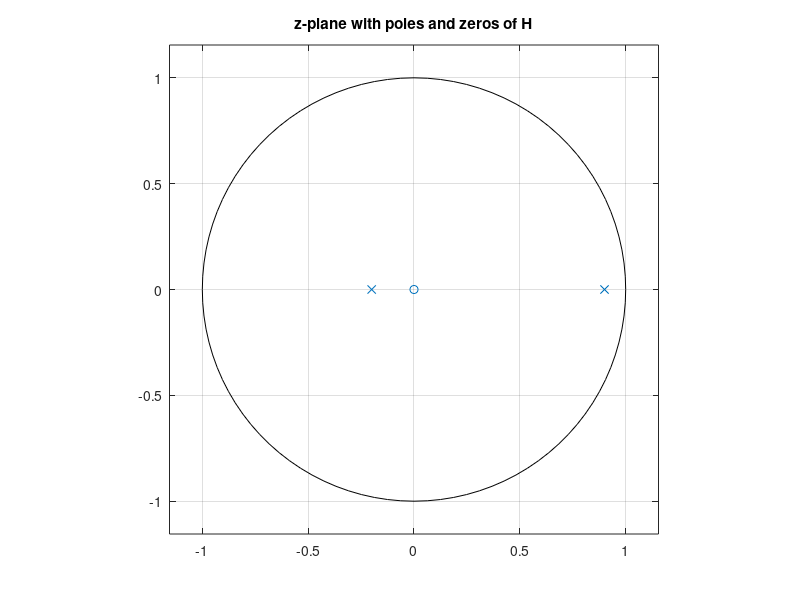
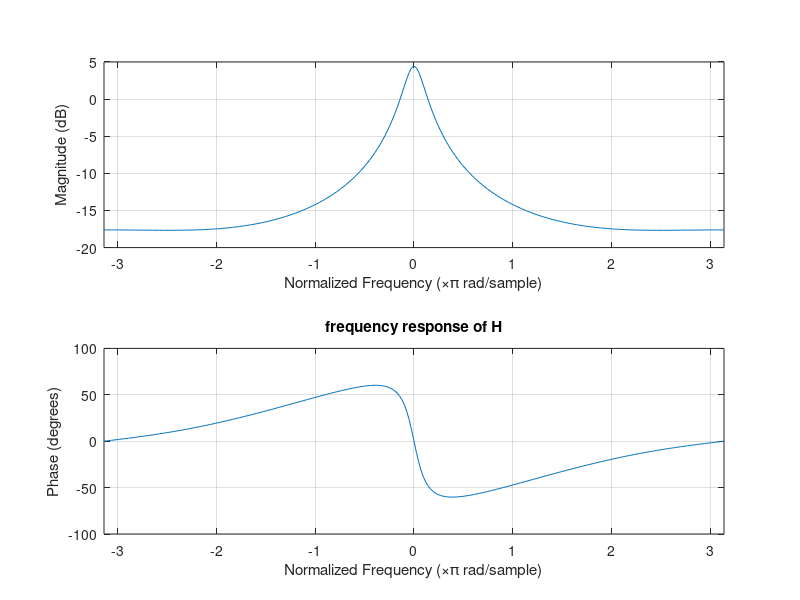
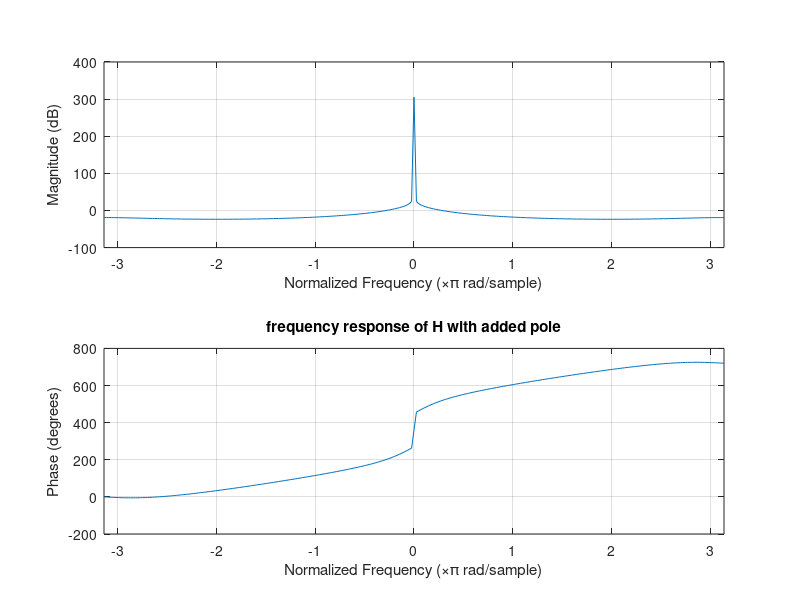

MATLAB code for these plots, in order:
clear all; clc;


%% Ex1

% B

num = [0.2 0];
den = [1 -0.7 -0.18];
Ts = 1/100;

tf(num, den, Ts)

zeros = roots(num)
poles = roots(den)

figure(1);
zplane(zeros, poles); title('z-plane with poles and zeros of H')

% D

W = [-pi: pi/128:pi];
figure(2);
freqz(num, den, W);title('frequency response of H');

% E

den = [ 1 -1.7 -0.1 0.8];
figure(3);
freqz(num, den, W);title('frequency response of H with added pole');
